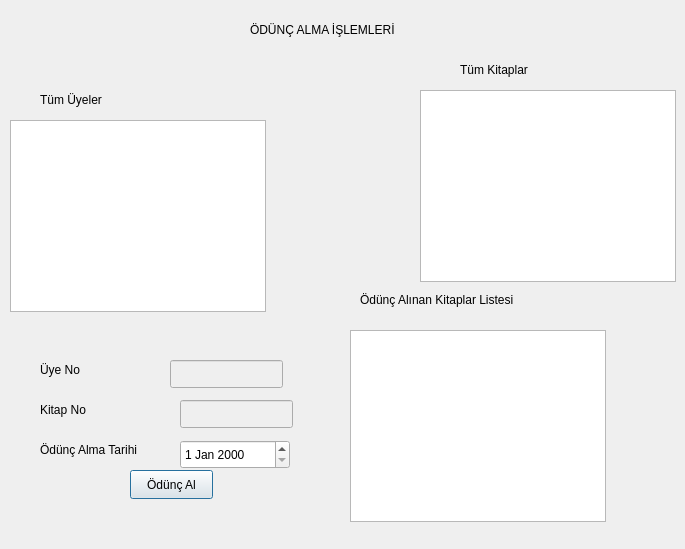
<?xml version="1.0" encoding="UTF-8"?>
<ui version="4.0">
 <class>Oduncalmaislemleri</class>
 <widget class="QDialog" name="Oduncalmaislemleri">
  <property name="geometry">
   <rect>
    <x>0</x>
    <y>0</y>
    <width>685</width>
    <height>549</height>
   </rect>
  </property>
  <property name="windowTitle">
   <string>Dialog</string>
  </property>
  <widget class="QLabel" name="label">
   <property name="geometry">
    <rect>
     <x>250</x>
     <y>20</y>
     <width>181</width>
     <height>20</height>
    </rect>
   </property>
   <property name="text">
    <string>ÖDÜNÇ ALMA İŞLEMLERİ</string>
   </property>
  </widget>
  <widget class="QLabel" name="label_2">
   <property name="geometry">
    <rect>
     <x>40</x>
     <y>90</y>
     <width>101</width>
     <height>20</height>
    </rect>
   </property>
   <property name="text">
    <string>Tüm Üyeler</string>
   </property>
  </widget>
  <widget class="QLabel" name="label_3">
   <property name="geometry">
    <rect>
     <x>460</x>
     <y>60</y>
     <width>111</width>
     <height>20</height>
    </rect>
   </property>
   <property name="text">
    <string>Tüm Kitaplar</string>
   </property>
  </widget>
  <widget class="QLabel" name="label_4">
   <property name="geometry">
    <rect>
     <x>360</x>
     <y>290</y>
     <width>211</width>
     <height>20</height>
    </rect>
   </property>
   <property name="text">
    <string>Ödünç Alınan Kitaplar Listesi</string>
   </property>
  </widget>
  <widget class="QLabel" name="label_5">
   <property name="geometry">
    <rect>
     <x>40</x>
     <y>360</y>
     <width>63</width>
     <height>20</height>
    </rect>
   </property>
   <property name="text">
    <string>Üye No</string>
   </property>
  </widget>
  <widget class="QLabel" name="label_6">
   <property name="geometry">
    <rect>
     <x>40</x>
     <y>400</y>
     <width>63</width>
     <height>20</height>
    </rect>
   </property>
   <property name="text">
    <string>Kitap No</string>
   </property>
  </widget>
  <widget class="QLabel" name="label_7">
   <property name="geometry">
    <rect>
     <x>40</x>
     <y>440</y>
     <width>131</width>
     <height>20</height>
    </rect>
   </property>
   <property name="text">
    <string>Ödünç Alma Tarihi</string>
   </property>
  </widget>
  <widget class="QLineEdit" name="lineEdit_uyeno">
   <property name="enabled">
    <bool>false</bool>
   </property>
   <property name="geometry">
    <rect>
     <x>170</x>
     <y>360</y>
     <width>113</width>
     <height>28</height>
    </rect>
   </property>
  </widget>
  <widget class="QLineEdit" name="lineEdit_kitapno">
   <property name="enabled">
    <bool>false</bool>
   </property>
   <property name="geometry">
    <rect>
     <x>180</x>
     <y>400</y>
     <width>113</width>
     <height>28</height>
    </rect>
   </property>
  </widget>
  <widget class="QDateEdit" name="dateEdit">
   <property name="geometry">
    <rect>
     <x>180</x>
     <y>440</y>
     <width>110</width>
     <height>29</height>
    </rect>
   </property>
  </widget>
  <widget class="QTableView" name="tableView_tumuyeler">
   <property name="geometry">
    <rect>
     <x>10</x>
     <y>120</y>
     <width>256</width>
     <height>192</height>
    </rect>
   </property>
  </widget>
  <widget class="QTableView" name="tableView_tumkitaplar">
   <property name="geometry">
    <rect>
     <x>420</x>
     <y>90</y>
     <width>256</width>
     <height>192</height>
    </rect>
   </property>
  </widget>
  <widget class="QTableView" name="tableView_oduncalkitaplistesi">
   <property name="geometry">
    <rect>
     <x>350</x>
     <y>330</y>
     <width>256</width>
     <height>192</height>
    </rect>
   </property>
  </widget>
  <widget class="QPushButton" name="btn_oduncal">
   <property name="geometry">
    <rect>
     <x>130</x>
     <y>470</y>
     <width>83</width>
     <height>29</height>
    </rect>
   </property>
   <property name="text">
    <string>Ödünç Al</string>
   </property>
  </widget>
 </widget>
 <resources/>
 <connections/>
</ui>
